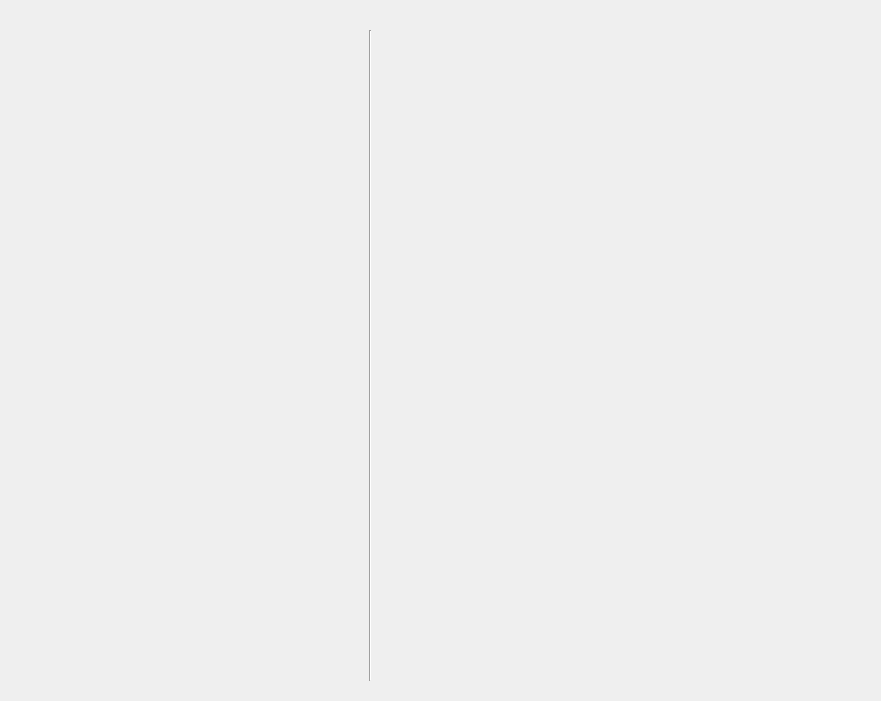
<?xml version="1.0" encoding="UTF-8"?>
<ui version="4.0">
 <class>StafWorking</class>
 <widget class="QMainWindow" name="StafWorking">
  <property name="geometry">
   <rect>
    <x>0</x>
    <y>0</y>
    <width>881</width>
    <height>701</height>
   </rect>
  </property>
  <property name="windowTitle">
   <string>Staff Working</string>
  </property>
  <widget class="QWidget" name="centralwidget">
   <widget class="QWidget" name="verticalLayoutWidget">
    <property name="geometry">
     <rect>
      <x>0</x>
      <y>0</y>
      <width>361</width>
      <height>701</height>
     </rect>
    </property>
    <layout class="QVBoxLayout" name="form"/>
   </widget>
   <widget class="QWidget" name="verticalLayoutWidget_2">
    <property name="geometry">
     <rect>
      <x>380</x>
      <y>0</y>
      <width>501</width>
      <height>701</height>
     </rect>
    </property>
    <layout class="QVBoxLayout" name="chair_location"/>
   </widget>
   <widget class="Line" name="line">
    <property name="geometry">
     <rect>
      <x>360</x>
      <y>30</y>
      <width>20</width>
      <height>651</height>
     </rect>
    </property>
    <property name="orientation">
     <enum>Qt::Vertical</enum>
    </property>
   </widget>
  </widget>
 </widget>
 <resources/>
 <connections/>
</ui>
